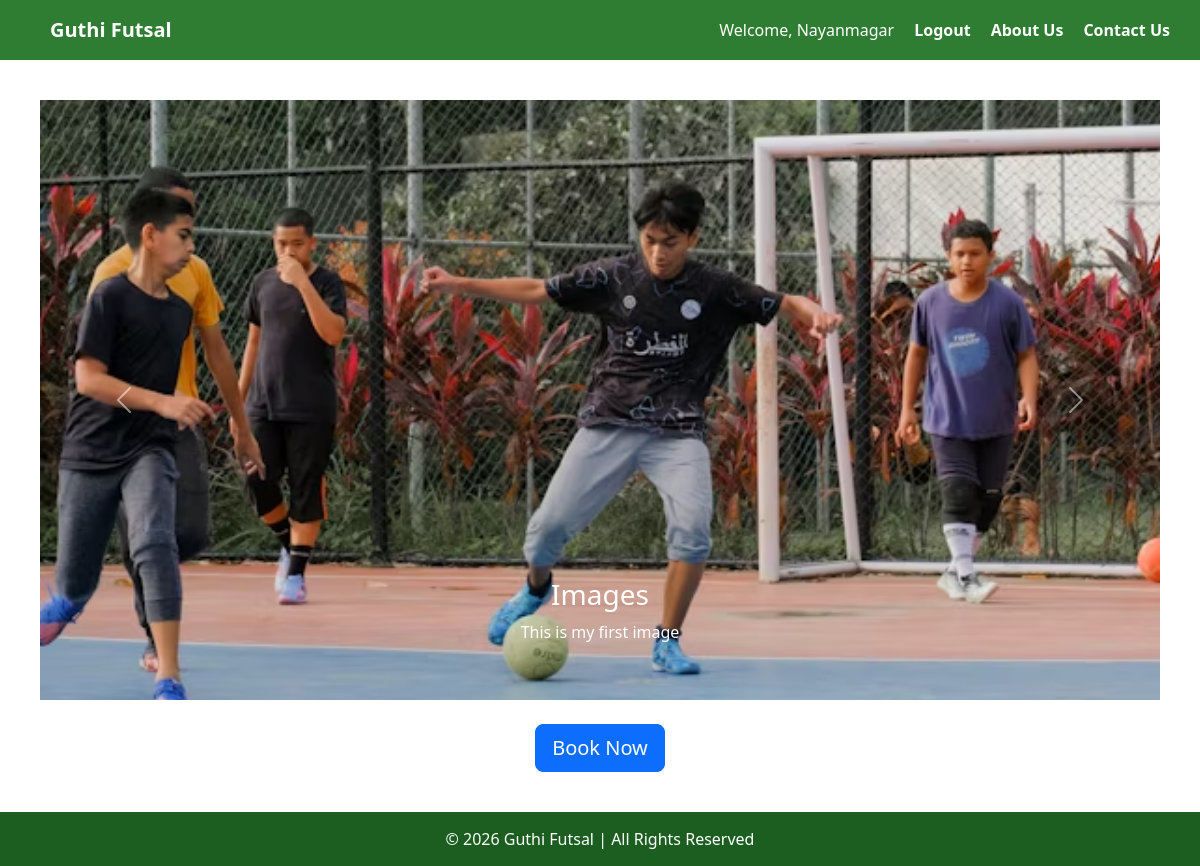
Screenshot of / (signed in) with the database file from the repository.
### guthi/models.py (models this page shows, shortened)
class HomeSlider(models.Model):
    title = models.CharField(max_length=200)
    description = models.TextField(blank=True)
    image = models.ImageField(upload_to='home_slider/')
    created_at = models.DateTimeField(auto_now_add=True)

### guthi/views.py (the view)
# urls.py: 2. Add a URL to urlpatterns:  path('', views.home, name='home')
def home(request):
    sliders = HomeSlider.objects.all()
    return render(request, "home.html", {'sliders': sliders})

### guthi/Templates/home.html (shortened to what this page needs)
{% extends 'base.html' %}
{% load static %}
{% block content %}
<div id="carouselExample" class="carousel slide" data-bs-ride="carousel">
    <div class="carousel-inner">
        {% for slider in sliders %}
            <div class="carousel-item {% if forloop.first %}active{% endif %}">
                <img src="{{ slider.image.url }}"
                     class="d-block w-100"
                     style="height:600px; object-fit:cover;">
                <div class="carousel-caption d-none d-md-block">
                    <h3>{{ slider.title }}</h3>
                    <p>{{ slider.description }}</p>
                </div>
            </div>
        {% endfor %}
    </div>
    <button class="carousel-control-prev" type="button" data-bs-target="#carouselExample" data-bs-slide="prev">
        <span class="carousel-control-prev-icon"></span>
    </button>
    <button class="carousel-control-next" type="button" data-bs-target="#carouselExample" data-bs-slide="next">
        <span class="carousel-control-next-icon"></span>
    </button>
</div>
<div class="text-center mt-4">
    <a href="{% url 'futsal_list' %}" class="btn btn-primary btn-lg">
        Book Now
    </a>
</div>
{% endblock %}

### guthi/Templates/base.html (shortened to what this page needs)
<!DOCTYPE html>
<html lang="en">
<head>
    <link href="https://cdn.jsdelivr.net/npm/bootstrap@5.3.2/dist/css/bootstrap.min.css" rel="stylesheet">
</head>
<body>
    <nav>
        <div class="nav-left">
            <a href="{% url 'home' %}">Guthi Futsal</a>
        </div>
        <div class="nav-right">
            {% if request.user.is_authenticated %}
                <span style="color:white;">Welcome, {{ request.user.username }}</span>
                <a href="{% url 'logout' %}">Logout</a>
                <a href="{% url 'aboutus' %}">About Us</a>
                <a href="{% url 'contactus' %}">Contact Us</a>
            {% else %}
                <a href="{% url 'login' %}">Login</a>
                <a href="{% url 'register' %}">Register</a>
                <a href="{% url 'aboutus' %}">About Us</a>
                <a href="{% url 'contactus' %}">Contact Us</a>
            {% endif %}
        </div>
    </nav>
    <div class="content">
        {% block content %}
        {% endblock %}
    </div>
    <footer>
        © 2026 Guthi Futsal | All Rights Reserved
    </footer>
</body>
</html>

### guthi/Templates/base.html (style rules this page uses)
body { margin: 0; font-family: Arial, sans-serif; }
nav { background-color: #2e7d32; padding: 15px 30px; display: flex; justify-content: space-between; align-items: center; }
nav a { color: white; text-decoration: none; margin-left: 20px; font-weight: bold; }
.nav-left a { font-size: 20px; }
.nav-right { display: flex; align-items: center; }
.content { padding: 40px; min-height: 70vh; }
footer { background-color: #1b5e20; color: white; text-align: center; padding: 15px; }

### rows the page displays
HomeSlider: image (picture), title "Images", description "This is my first image"

### other values shown
{{ request.user.username }} "Nayanmagar"
